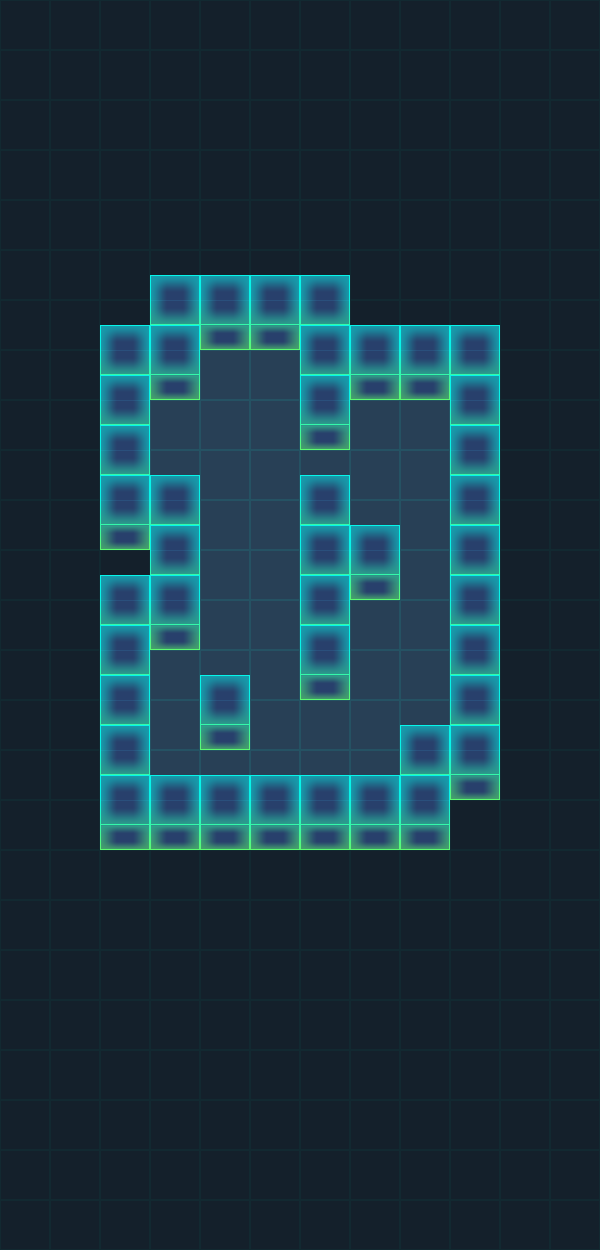

Below is a game level as drawn by its tile map, then a one-line description and the .tmx file that defines it, in full:
An orthogonal 12x25 tile map with 50x50 px tiles, 4 tile layers (BG, WallBottom, Play, WallUp) and 7 objects (Hero, M1, M2, End).

<map version="1.0" tiledversion="1.0.3" orientation="orthogonal" renderorder="right-down" width="12" height="25" tilewidth="50" tileheight="50" nextobjectid="24">
 <tileset firstgid="1" source="tiles.tsx" />
 <layer name="BG" width="12" height="25">
  <data encoding="csv">
6,6,6,6,6,6,6,6,6,6,6,6,
6,6,6,6,6,6,6,6,6,6,6,6,
6,6,6,6,6,6,6,6,6,6,6,6,
6,6,6,6,6,6,6,6,6,6,6,6,
6,6,6,6,6,6,6,6,6,6,6,6,
6,6,6,6,6,6,6,6,6,6,6,6,
6,6,6,6,6,6,6,6,6,6,6,6,
6,6,6,6,5,5,6,6,6,6,6,6,
6,6,6,5,5,5,6,5,5,6,6,6,
6,6,6,5,5,5,5,5,5,6,6,6,
6,6,6,6,5,5,6,5,5,6,6,6,
6,6,6,6,5,5,6,6,5,6,6,6,
6,6,6,6,5,5,6,5,5,6,6,6,
6,6,6,5,5,5,6,5,5,6,6,6,
6,6,6,5,6,5,5,5,5,6,6,6,
6,6,6,5,5,5,5,5,6,6,6,6,
6,6,6,6,6,6,6,6,6,6,6,6,
6,6,6,6,6,6,6,6,6,6,6,6,
6,6,6,6,6,6,6,6,6,6,6,6,
6,6,6,6,6,6,6,6,6,6,6,6,
6,6,6,6,6,6,6,6,6,6,6,6,
6,6,6,6,6,6,6,6,6,6,6,6,
6,6,6,6,6,6,6,6,6,6,6,6,
6,6,6,6,6,6,6,6,6,6,6,6,
6,6,6,6,6,6,6,6,6,6,6,6
</data>
 </layer>
 <layer name="WallBottom" width="12" height="25">
  <data encoding="csv">
0,0,0,0,0,0,0,0,0,0,0,0,
0,0,0,0,0,0,0,0,0,0,0,0,
0,0,0,0,0,0,0,0,0,0,0,0,
0,0,0,0,0,0,0,0,0,0,0,0,
0,0,0,0,0,0,0,0,0,0,0,0,
0,0,0,3,3,3,3,0,0,0,0,0,
0,0,3,4,2,2,4,3,3,3,0,0,
0,0,4,2,0,0,4,2,2,4,0,0,
0,0,4,0,0,0,2,0,0,4,0,0,
0,0,4,0,0,0,0,0,0,4,0,0,
0,0,2,4,0,0,4,0,0,4,0,0,
0,0,3,4,0,0,4,2,0,4,0,0,
0,0,4,2,0,0,4,0,0,4,0,0,
0,0,4,0,0,0,2,0,0,4,0,0,
0,0,4,0,2,0,0,0,0,4,0,0,
0,0,4,0,0,0,0,0,4,2,0,0,
0,0,2,2,2,2,2,2,2,0,0,0,
0,0,0,0,0,0,0,0,0,0,0,0,
0,0,0,0,0,0,0,0,0,0,0,0,
0,0,0,0,0,0,0,0,0,0,0,0,
0,0,0,0,0,0,0,0,0,0,0,0,
0,0,0,0,0,0,0,0,0,0,0,0,
0,0,0,0,0,0,0,0,0,0,0,0,
0,0,0,0,0,0,0,0,0,0,0,0,
0,0,0,0,0,0,0,0,0,0,0,0
</data>
 </layer>
 <objectgroup name="Star">
  <object id="5" x="207.667" y="358" width="31.6667" height="34" />
  <object id="16" x="361.333" y="410.666" width="29.3333" height="25.3333" />
  <object id="17" x="156.334" y="756" width="26.6667" height="28" />
 </objectgroup>
 <objectgroup name="Coin" />
 <objectgroup name="Actor">
  <object id="1" name="Hero" x="170" y="421" width="8.333" height="10">
   <ellipse />
  </object>
  <object id="2" name="M1" x="369.667" y="78.3333" width="10" height="10">
   <ellipse />
  </object>
  <object id="3" name="M2" x="467" y="83" width="10" height="10">
   <ellipse />
  </object>
  <object id="15" name="End" x="367" y="622.333" width="10" height="10">
   <ellipse />
  </object>
 </objectgroup>
 <layer name="Play" width="12" height="25">
  <data encoding="csv">
0,0,0,0,0,0,0,0,0,0,0,0,
0,0,0,0,0,0,0,0,0,0,0,0,
0,0,0,0,0,0,0,0,0,0,0,0,
0,0,0,0,0,0,0,0,0,0,0,0,
0,0,0,0,0,0,0,0,0,0,0,0,
0,0,0,0,0,0,0,0,0,0,0,0,
0,0,0,0,0,0,0,0,0,0,0,0,
0,0,0,0,0,0,0,0,0,0,0,0,
0,0,0,0,0,0,0,0,0,0,0,0,
0,0,0,0,0,0,0,0,0,0,0,0,
0,0,0,0,0,0,0,0,0,0,0,0,
0,0,0,0,0,0,0,0,0,0,0,0,
0,0,0,0,0,0,0,0,0,0,0,0,
0,0,0,0,0,0,0,0,0,0,0,0,
0,0,0,0,0,0,0,0,0,0,0,0,
0,0,0,0,0,0,0,0,0,0,0,0,
0,0,0,0,0,0,0,0,0,0,0,0,
0,0,0,0,0,0,0,0,0,0,0,0,
0,0,0,0,0,0,0,0,0,0,0,0,
0,0,0,0,0,0,0,0,0,0,0,0,
0,0,0,0,0,0,0,0,0,0,0,0,
0,0,0,0,0,0,0,0,0,0,0,0,
0,0,0,0,0,0,0,0,0,0,0,0,
0,0,0,0,0,0,0,0,0,0,0,0,
0,0,0,0,0,0,0,0,0,0,0,0
</data>
 </layer>
 <layer name="WallUp" width="12" height="25">
  <data encoding="csv">
0,0,0,0,0,0,0,0,0,0,0,0,
0,0,0,0,0,0,0,0,0,0,0,0,
0,0,0,0,0,0,0,0,0,0,0,0,
0,0,0,0,0,0,0,0,0,0,0,0,
0,0,0,0,0,0,0,0,0,0,0,0,
0,0,0,0,0,0,0,0,0,0,0,0,
0,0,0,0,0,0,0,0,0,0,0,0,
0,0,0,0,0,0,0,0,0,0,0,0,
0,0,0,0,0,0,0,0,0,0,0,0,
0,0,0,1,0,0,1,0,0,0,0,0,
0,0,0,0,0,0,0,1,0,0,0,0,
0,0,0,0,0,0,0,0,0,0,0,0,
0,0,0,0,0,0,0,0,0,0,0,0,
0,0,0,0,1,0,0,0,0,0,0,0,
0,0,0,0,0,0,0,0,1,0,0,0,
0,0,0,1,1,1,1,1,0,0,0,0,
0,0,0,0,0,0,0,0,0,0,0,0,
0,0,0,0,0,0,0,0,0,0,0,0,
0,0,0,0,0,0,0,0,0,0,0,0,
0,0,0,0,0,0,0,0,0,0,0,0,
0,0,0,0,0,0,0,0,0,0,0,0,
0,0,0,0,0,0,0,0,0,0,0,0,
0,0,0,0,0,0,0,0,0,0,0,0,
0,0,0,0,0,0,0,0,0,0,0,0,
0,0,0,0,0,0,0,0,0,0,0,0
</data>
 </layer>
</map>
